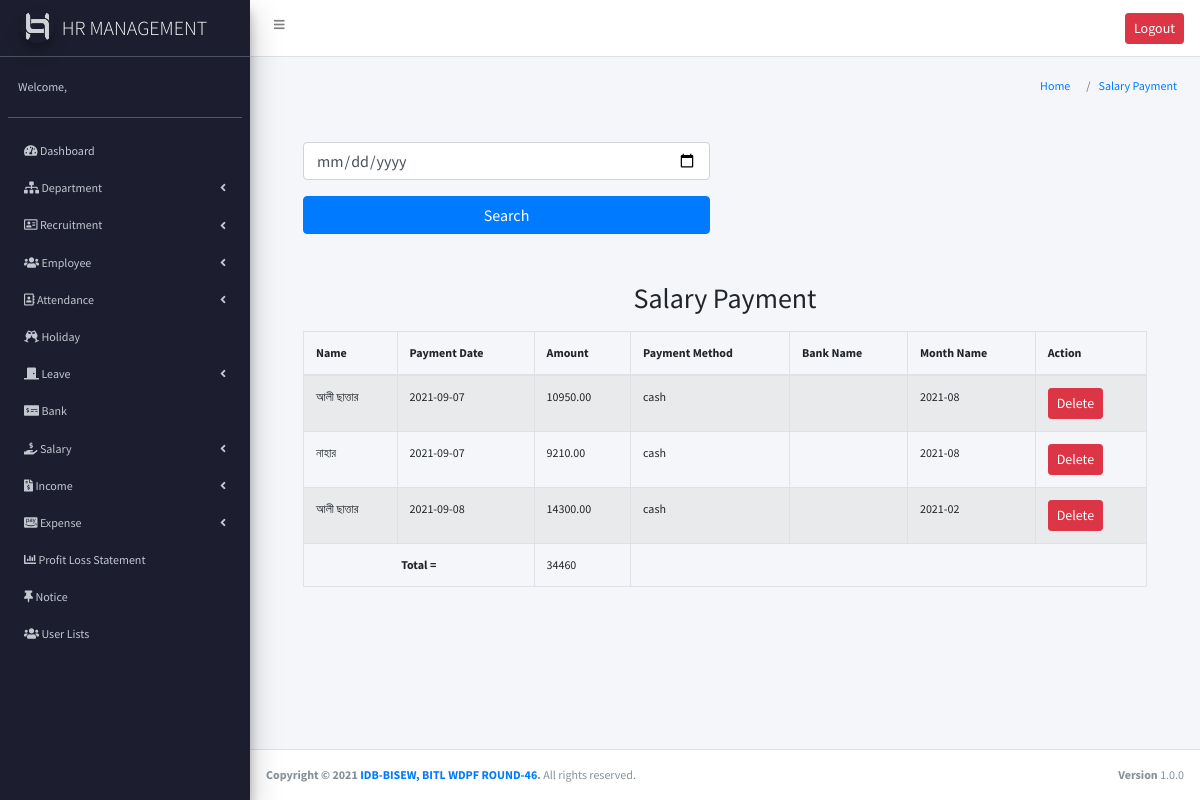
Screenshot of /showsallarypayment.php (signed in) with the database file from the repository.
### tables this page shows
CREATE TABLE `salary_payment` (
  `paymentID` int(11) NOT NULL,
  `empID` int(11) NOT NULL,
  `payment_date` date NOT NULL,
  `amount` decimal(10,2) NOT NULL,
  `payment_method` varchar(25) NOT NULL,
  `bankID` int(11) NOT NULL,
  `monthID` int(11) NOT NULL
);

CREATE TABLE `employee` (
  `empID` int(11) NOT NULL,
  `dptID` int(11) NOT NULL,
  `name` varchar(255) NOT NULL,
  `email` varchar(255) NOT NULL,
  `phone` varchar(20) NOT NULL,
  `dob` date NOT NULL,
  `gender` enum('male','female') NOT NULL,
  `address` text NOT NULL,
  `photo` varchar(255) NOT NULL,
  `hire_date` date NOT NULL,
  `designation` varchar(50) NOT NULL,
  `basic_salary` decimal(10,2) NOT NULL,
  `password` text NOT NULL
);

CREATE TABLE `salary_month` (
  `id` int(11) NOT NULL,
  `month` varchar(255) NOT NULL,
  `generate_date` date NOT NULL
);

### showsallarypayment.php (the view, shortened to what this page needs)
<?php
require_once("header.php");
require_once("sidebar.php");?>
<?php
if(isset($_POST['date'])){
  $date=$_POST['date'];
   $m=$conn->query("SELECT`paymentID`, employee.name,`payment_date`,`amount`,`payment_method`,bankID,salary_month.month FROM `salary_payment` JOIN employee ON employee.empID=salary_payment.empID JOIN salary_month ON salary_month.id=salary_payment.monthID where payment_date ='$date'");
 }else{
  $m=$conn->query("SELECT`paymentID`, employee.name,`payment_date`,`amount`,`payment_method`,bankID,salary_month.month FROM `salary_payment` JOIN employee ON employee.empID=salary_payment.empID JOIN salary_month ON salary_month.id=salary_payment.monthID ");
 }
  ?>
<section class="content-header">
      <div class="container-fluid">
        <div class="row mb-2">
          <div class="col-sm-6">
          </div>
          <div class="col-sm-6">
            <ol class="breadcrumb float-sm-right">
              <li class="breadcrumb-item"><a href="#"> Home </a></li>
              <li class="breadcrumb-item"><a href="#"> Salary Payment </a></li>
            </ol>
          </div>
        </div>
      </div>
    </section >
<section class="content">
      <div class="container-fluid">
        <div class="row">
          <div class="col-md-12">
            <div class="container">
              <div class="rowclearfix">
                <div class="col-md-2">
                  <br>
                </div>
                  <form action="" method="POST">
          <div class="col-md-6">
            <input type="date" name="date" class='form-control' placeholder="Search By date" value="" >
          </div>
          <div class="col-md-6 text-left mt-3">
               <td colspan="8">
        <input type="submit"  class="btn btn-block btn-primary" value="Search">
          </div>
        </form>
                <div>
                <div class="col-md-12 mt-5">
                  <h3 class="text-center mb-3">Salary Payment</h3>
                  <table class="table table-bordered table-striped hover" >
                    <thead >
                      <tr >
                       <th>Name</th>
                       <th>Payment Date </th>
                       <th>Amount</th>
                       <th>Payment Method</th>
                       <th>Bank Name</th>
                       <th>Month Name</th>
                       <th>Action</th>
                     </tr>
                   </thead>
                   <tr >
                    <?php
                    $sum =0;
                    while($ii=$m->fetch_assoc()){ $sum = $sum + $ii['amount'];
$bankname='';
                    ?>
                      <td><?php echo$ii['name'];?></td>
                      <td><?php echo$ii['payment_date'];?></td>
                      <td><?php echo$ii['amount']; ?></td>
                      <td><?php echo$ii['payment_method']; ?></td>
                      <td><?php echo $bankname;?></td>
                      <td><?php echo$ii['month']; ?></td>
                      <td>
                       <a href="paymentdelete.php?mm=<?php echo $ii['paymentID'] ?>" class="btn btn-sm btn-danger" onclick="return confirm('Are you sure?')">Delete</a>
                     </td>
                   </tr>
                 <?php } ?>
                  <tr >
                          <th class="align-middle text-center" colspan ="2">Total = </th>
                          <td ><?php echo $sum; ?></td>
                        </tr>
               </table>
             </div>
           </div>
         </div>
       </div>
     </div>
   </div>
 </div>
</div>
</div>
<?php require("footer.php"); ?>

### assets/css/style.css (style rules this page uses)
body { font-family: 'Source Sans Pro'; font-size: 12px; }

### rows the page displays
salary_payment: empID.name "আলী ছাত্তার", payment_date "2021-09-07", amount "10950.00", payment_method "cash", monthID.month "2021-08"
salary_payment: empID.name "নাহার", payment_date "2021-09-07", amount "9210.00", payment_method "cash", monthID.month "2021-08"
salary_payment: empID.name "আলী ছাত্তার", payment_date "2021-09-08", amount "14300.00", payment_method "cash", monthID.month "2021-02"

### other values shown
$sum "34460"
